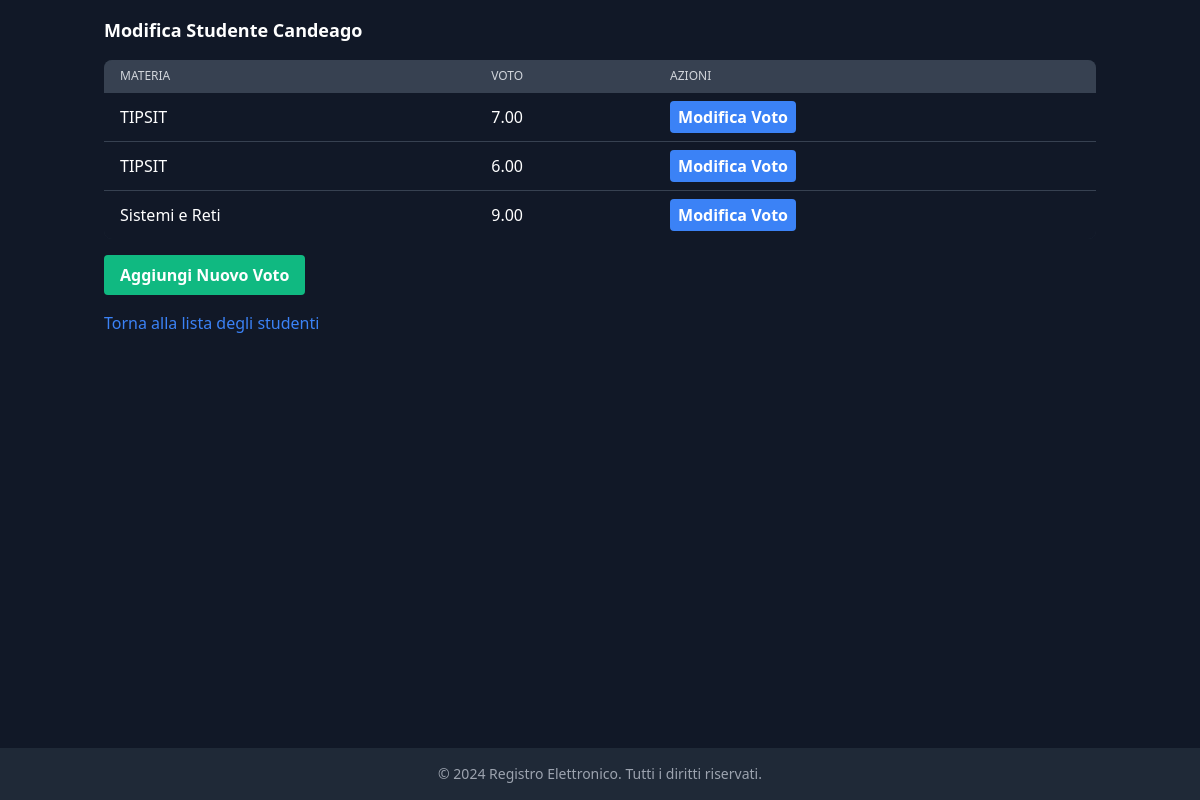
Before: /pages/edit_students.php?student_name=Candeago (signed in) with the older database file.
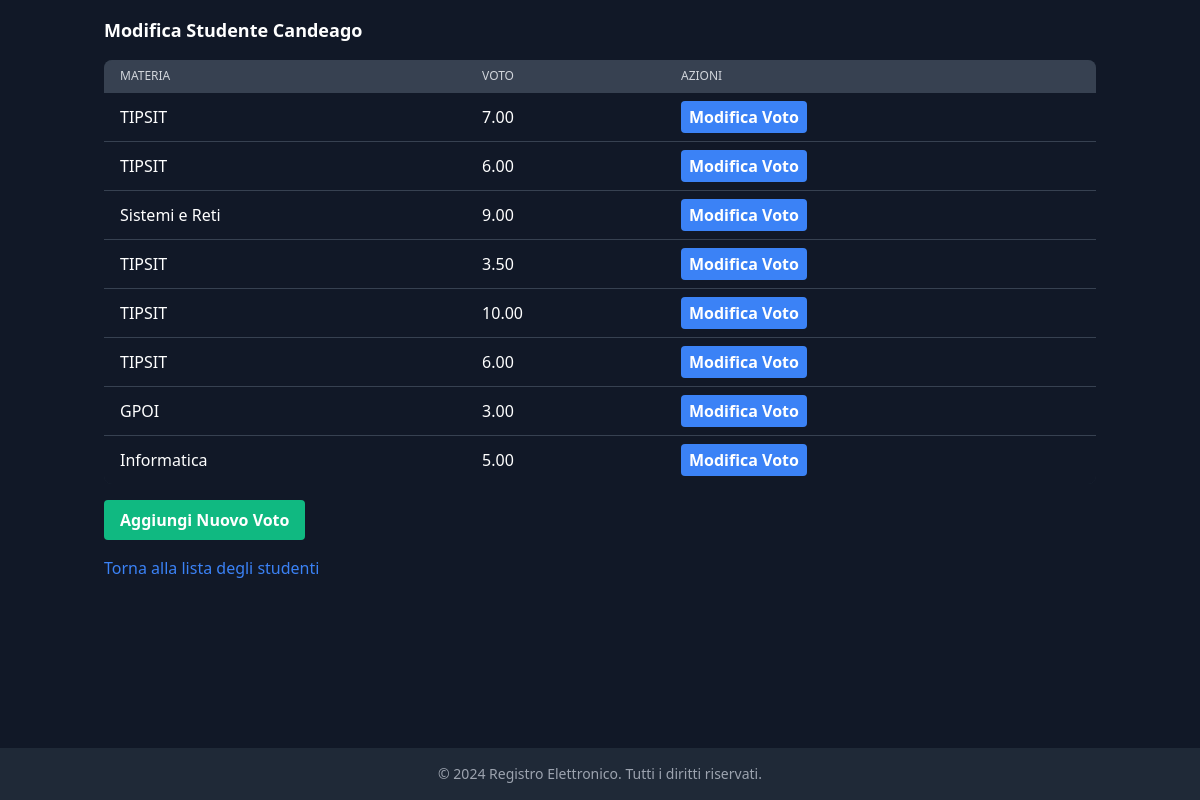
After: the same page with the newer database file.
### tables this page shows
CREATE TABLE `grades` (
  `id` int(11) NOT NULL,
  `student_id` int(11) DEFAULT NULL,
  `teacher_id` int(11) DEFAULT NULL,
  `course_id` int(11) DEFAULT NULL,
  `grade` decimal(4,2) DEFAULT NULL
);

CREATE TABLE `courses` (
  `id` int(11) NOT NULL,
  `name` varchar(100) NOT NULL,
  `subject` varchar(100) NOT NULL,
  `description` text DEFAULT NULL
);

### pages/edit_students.php (the view, shortened to what this page needs)
<?php
include '../includes/database.php';
$student_name = $_GET['student_name'];
$sql_student_id = "SELECT id FROM students WHERE name = ?";
$stmt_student_id = $conn->prepare($sql_student_id);
$stmt_student_id->bind_param("s", $student_name);
$stmt_student_id->execute();
$result_student_id = $stmt_student_id->get_result();
$student_id = ($result_student_id->num_rows > 0) ? $result_student_id->fetch_assoc()['id'] : null;
$sql_grades = "SELECT g.id AS grade_id, c.name AS course_name, g.grade
                FROM grades g
                LEFT JOIN courses c ON g.course_id = c.id
                WHERE student_id = ?";
$stmt_grades = $conn->prepare($sql_grades);
$stmt_grades->bind_param("i", $student_id);
$stmt_grades->execute();
$result_grades = $stmt_grades->get_result();
?>
<!DOCTYPE html>
<html lang="it">
<head>
    <link href="https://cdn.jsdelivr.net/npm/tailwindcss@2.2.19/dist/tailwind.min.css" rel="stylesheet">
</head>
<body class="bg-gray-900 text-white flex justify-center items-start min-h-screen">
    <div class="container mx-auto p-4">
        <h2 class="text-lg font-bold mb-4">Modifica Studente <?php echo $student_name; ?></h2>
        <div class="bg-gray-800 rounded-lg overflow-hidden mb-4">
            <table class="w-full divide-y divide-gray-700">
                <thead class="bg-gray-700">
                    <tr>
                        <th class="px-4 py-2 text-left text-xs font-medium text-gray-300 uppercase">Materia</th>
                        <th class="px-4 py-2 text-left text-xs font-medium text-gray-300 uppercase">Voto</th>
                        <th class="px-4 py-2 text-left text-xs font-medium text-gray-300 uppercase">Azioni</th>
                    </tr>
                </thead>
                <tbody class="bg-gray-900 divide-y divide-gray-700">
                    <?php
                    if ($result_grades->num_rows > 0) {
                        while ($row = $result_grades->fetch_assoc()) {
                            echo "<tr>";
                            echo "<td class='px-4 py-2 whitespace-nowrap'>" . $row['course_name'] . "</td>";
                            echo "<td class='px-4 py-2 whitespace-nowrap'>" . $row['grade'] . "</td>";
                            echo "<td class='px-4 py-2 whitespace-nowrap'>";
                            echo "<button onclick=\"location.href='edit_grade.php?grade_id=" . $row['grade_id'] . "'\" class='bg-blue-500 hover:bg-blue-600 text-white font-bold py-1 px-2 rounded'>Modifica Voto</button>";
                            echo "</td>";
                            echo "</tr>";
                        }
                    } else {
                        echo "<tr><td class='px-4 py-2 whitespace-nowrap' colspan='3'>Nessun voto trovato per questo studente.</td></tr>";
                    }
                    ?>
                </tbody>
            </table>
        </div>
        <button onclick="location.href='add_grade.php?student_id=<?php echo $student_id; ?>'" class="bg-green-500 hover:bg-green-600 text-white font-bold py-2 px-4 rounded mb-4">Aggiungi Nuovo Voto</button>
        <p><a href="class_students.php" class="text-blue-500 hover:text-blue-600">Torna alla lista degli studenti</a></p>
    </div>
</body>
<footer class="footer absolute bottom-0 w-full bg-gray-800 py-4 text-center">
        <div class="container mx-auto">
            <p class="text-sm text-gray-400">&copy; <?php echo date("Y"); ?> Registro Elettronico. Tutti i diritti riservati.</p>
        </div>
    </footer>
</html>

Changed rows visible on the page:
added grades: course.name "TIPSIT", grade "3.50"
added grades: course.name "TIPSIT", grade "10.00"
added grades: course.name "TIPSIT", grade "6.00"
added grades: course.name "GPOI", grade "3.00"
added grades: course.name "Informatica", grade "5.00"
